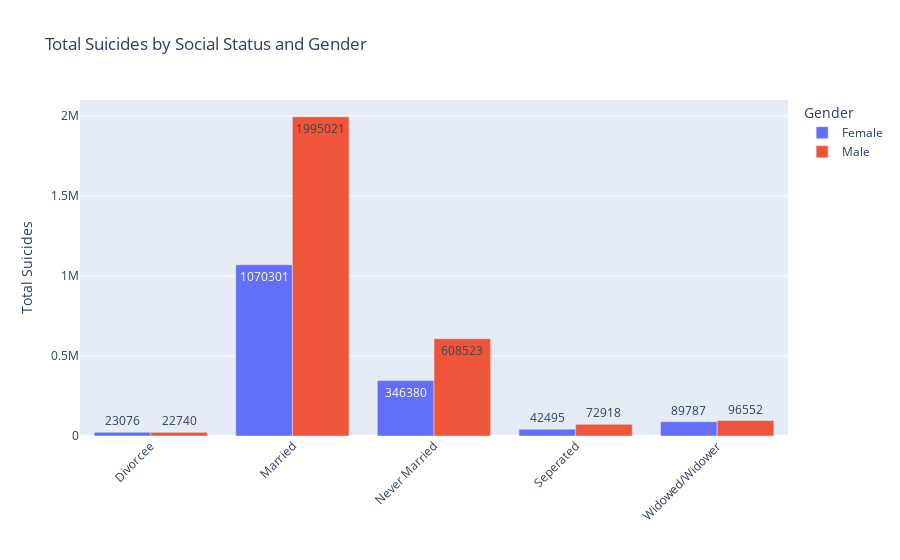

The notebook cell this image was saved under:
### Code cell
# Convert 'suicide_status' to Plotly DataFrame format
suicide_status_plotly = pd.DataFrame(suicide_status)

# Create the bar plot using Plotly Express
fig = px.bar(suicide_status_plotly,
             x='Type',
             y='Total',
             color='Gender',
             barmode='group',
             text='Total',
             title='Total Suicides by Social Status and Gender',
             labels={'Type': 'Social Status', 'Total': 'Total Suicides', 'Gender': 'Gender'}
)

# Update layout for better visualization
fig.update_layout(xaxis_tickangle=-45, xaxis_title='', yaxis_title='Total Suicides')

# Display the figure
fig.show()

### Figure 1 — Plotly figure (JSON) as saved in the notebook; plotly's stock layout.template omitted (floating-point values rounded to 4 significant figures)
{"data": [{"alignmentgroup": "True", "hovertemplate": "Gender=Female<br>Social Status=%{x}<br>Total Suicides=%{text}<extra></extra>", "legendgroup": "Female", "marker": {"color": "#636efa", "pattern": {"shape": ""}}, "name": "Female", "offsetgroup": "Female", "orientation": "v", "showlegend": true, "text": [23076, 1070301, 346380, 42495, 89787], "textposition": "auto", "type": "bar", "x": ["Divorcee", "Married", "Never Married", "Seperated", "Widowed/Widower"], "xaxis": "x", "y": [23076, 1070301, 346380, 42495, 89787], "yaxis": "y"}, {"alignmentgroup": "True", "hovertemplate": "Gender=Male<br>Social Status=%{x}<br>Total Suicides=%{text}<extra></extra>", "legendgroup": "Male", "marker": {"color": "#EF553B", "pattern": {"shape": ""}}, "name": "Male", "offsetgroup": "Male", "orientation": "v", "showlegend": true, "text": [22740, 1995021, 608523, 72918, 96552], "textposition": "auto", "type": "bar", "x": ["Divorcee", "Married", "Never Married", "Seperated", "Widowed/Widower"], "xaxis": "x", "y": [22740, 1995021, 608523, 72918, 96552], "yaxis": "y"}], "layout": {"barmode": "group", "legend": {"title": {"text": "Gender"}, "tracegroupgap": 0}, "title": {"text": "Total Suicides by Social Status and Gender"}, "xaxis": {"anchor": "y", "domain": [0, 1], "tickangle": -45, "title": {"text": ""}}, "yaxis": {"anchor": "x", "domain": [0, 1], "title": {"text": "Total Suicides"}}}}
